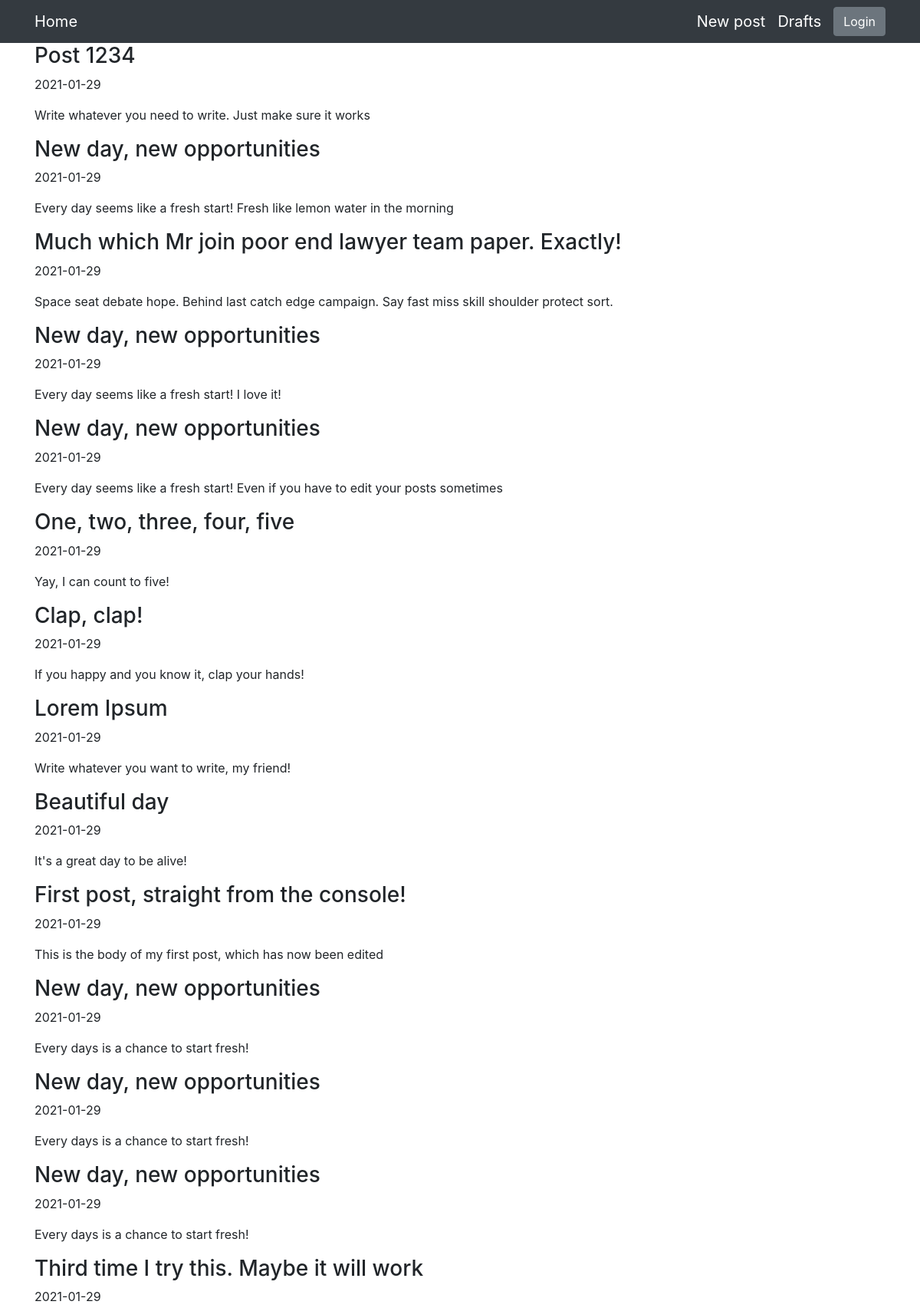
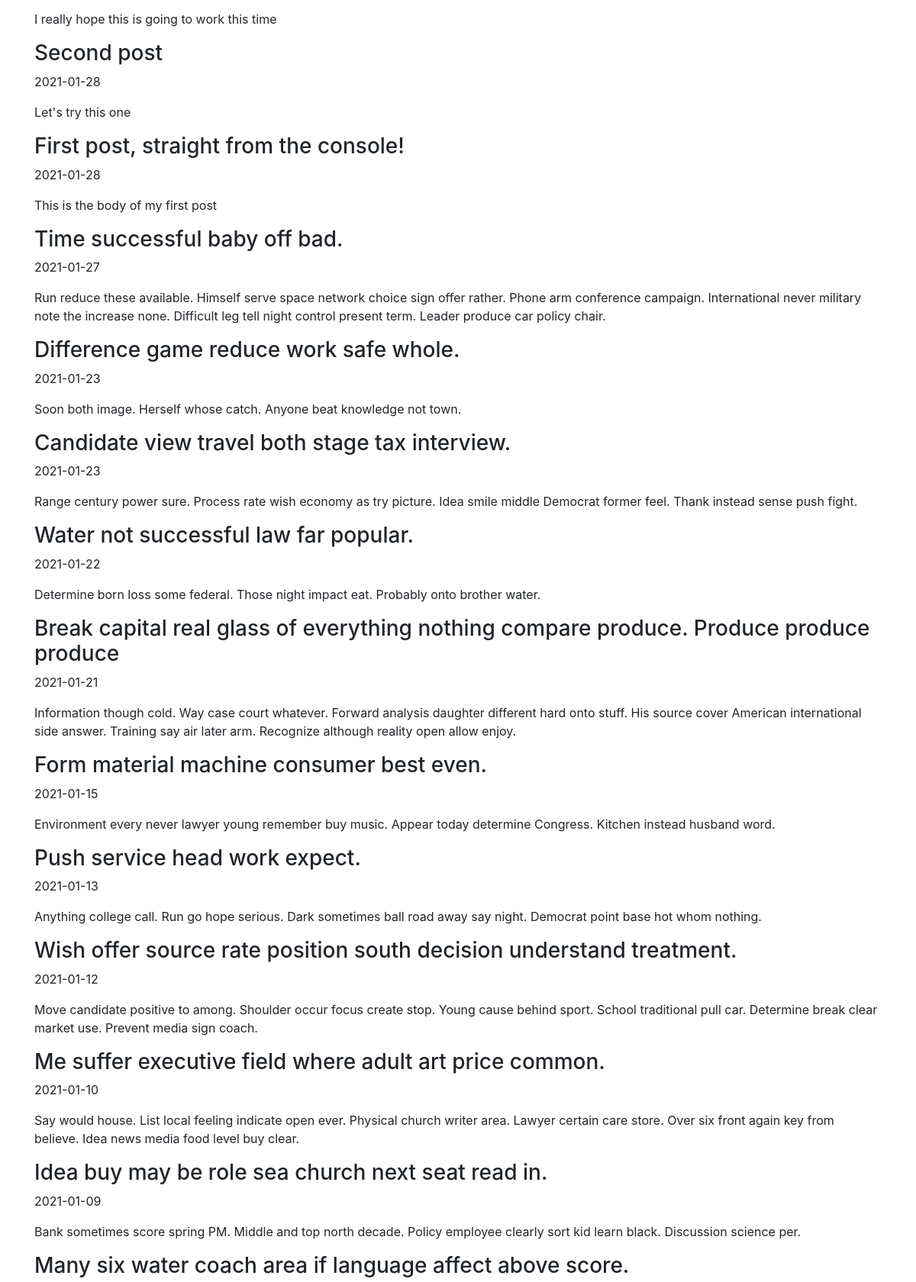
The page / (upper part) on the database its author committed (2 pictures, top to bottom).
### blog/models.py (models this page shows)
class Entry(db.Model):
    id = db.Column(db.Integer, primary_key=True)
    title = db.Column(db.String(80), nullable=False)
    body = db.Column(db.Text, nullable=False)
    pub_date = db.Column(db.DateTime, nullable=False,
                         default=datetime.datetime.utcnow)
    is_published = db.Column(db.Boolean, default=False)

### blog/routes.py (the view)
@app.route("/")
def index():
    all_posts = Entry.query.filter_by(is_published=True).order_by(
        Entry.pub_date.desc())
    return render_template("homepage.html", all_posts=all_posts)

### blog/templates/homepage.html (shortened to what this page needs)
{% extends "base.html" %}
{% block content%}
{% for post in all_posts %}
<div>
    <div>
        <h3>{{ post.title }}</h3>
    </div>
    <p>{{ post.pub_date.strftime('%Y-%m-%d') }}</p>
    <p>{{ post.body }}</p>
</div>
{% endfor %}
{% endblock %}

### rows shown on the page
Entry: title "Post 1234", pub_date "2021-01-29", body "Write whatever you need to write. Just make sure it works"
Entry: title "New day, new opportunities", pub_date "2021-01-29", body "Every day seems like a fresh start! Fresh like lemon water in the morning"
Entry: title "Much which Mr join poor end lawyer team paper. Exactly!", pub_date "2021-01-29", body "Space seat debate hope. Behind last catch edge campaign. Say fast miss skill shoulder protect sort."
Entry: title "New day, new opportunities", pub_date "2021-01-29", body "Every day seems like a fresh start! I love it!"
Entry: title "New day, new opportunities", pub_date "2021-01-29", body "Every day seems like a fresh start! Even if you have to edit your posts sometimes"
Entry: title "One, two, three, four, five", pub_date "2021-01-29", body "Yay, I can count to five!"
Entry: title "Clap, clap!", pub_date "2021-01-29", body "If you happy and you know it, clap your hands!"
Entry: title "Lorem Ipsum", pub_date "2021-01-29", body "Write whatever you want to write, my friend!"
Entry: title "Beautiful day", pub_date "2021-01-29", body "It's a great day to be alive!"
Entry: title "First post, straight from the console!", pub_date "2021-01-29", body "This is the body of my first post, which has now been edited"
Entry: title "New day, new opportunities", pub_date "2021-01-29", body "Every days is a chance to start fresh!"
Entry: title "New day, new opportunities", pub_date "2021-01-29", body "Every days is a chance to start fresh!"
Entry: title "New day, new opportunities", pub_date "2021-01-29", body "Every days is a chance to start fresh!"
Entry: title "Third time I try this. Maybe it will work", pub_date "2021-01-29", body "I really hope this is going to work this time"
Entry: title "Second post", pub_date "2021-01-28", body "Let's try this one"
Entry: title "First post, straight from the console!", pub_date "2021-01-28", body "This is the body of my first post"
Entry: title "Time successful baby off bad.", pub_date "2021-01-27", body "Run reduce these available. Himself serve space network choice sign offer rather. Phone arm conference campaign. International never military note the increase none. Difficult leg tell night control present term. Leader produce car policy chair."
Entry: title "Difference game reduce work safe whole.", pub_date "2021-01-23", body "Soon both image. Herself whose catch. Anyone beat knowledge not town."
Entry: title "Candidate view travel both stage tax interview.", pub_date "2021-01-23", body "Range century power sure. Process rate wish economy as try picture. Idea smile middle Democrat former feel. Thank instead sense push fight."
Entry: title "Water not successful law far popular.", pub_date "2021-01-22", body "Determine born loss some federal. Those night impact eat. Probably onto brother water."
Entry: title "Break capital real glass of everything nothing compare produce. Produce produce produce", pub_date "2021-01-21", body "Information though cold. Way case court whatever. Forward analysis daughter different hard onto stuff. His source cover American international side answer. Training say air later arm. Recognize although reality open allow enjoy."
Entry: title "Form material machine consumer best even.", pub_date "2021-01-15", body "Environment every never lawyer young remember buy music. Appear today determine Congress. Kitchen instead husband word."
Entry: title "Push service head work expect.", pub_date "2021-01-13", body "Anything college call. Run go hope serious. Dark sometimes ball road away say night. Democrat point base hot whom nothing."
Entry: title "Wish offer source rate position south decision understand treatment.", pub_date "2021-01-12", body "Move candidate positive to among. Shoulder occur focus create stop. Young cause behind sport. School traditional pull car. Determine break clear market use. Prevent media sign coach."
Entry: title "Me suffer executive field where adult art price common.", pub_date "2021-01-10", body "Say would house. List local feeling indicate open ever. Physical church writer area. Lawyer certain care store. Over six front again key from believe. Idea news media food level buy clear."
Entry: title "Idea buy may be role sea church next seat read in.", pub_date "2021-01-09", body "Bank sometimes score spring PM. Middle and top north decade. Policy employee clearly sort kid learn black. Discussion science per."
Entry: title "Many six water coach area if language affect above score."
